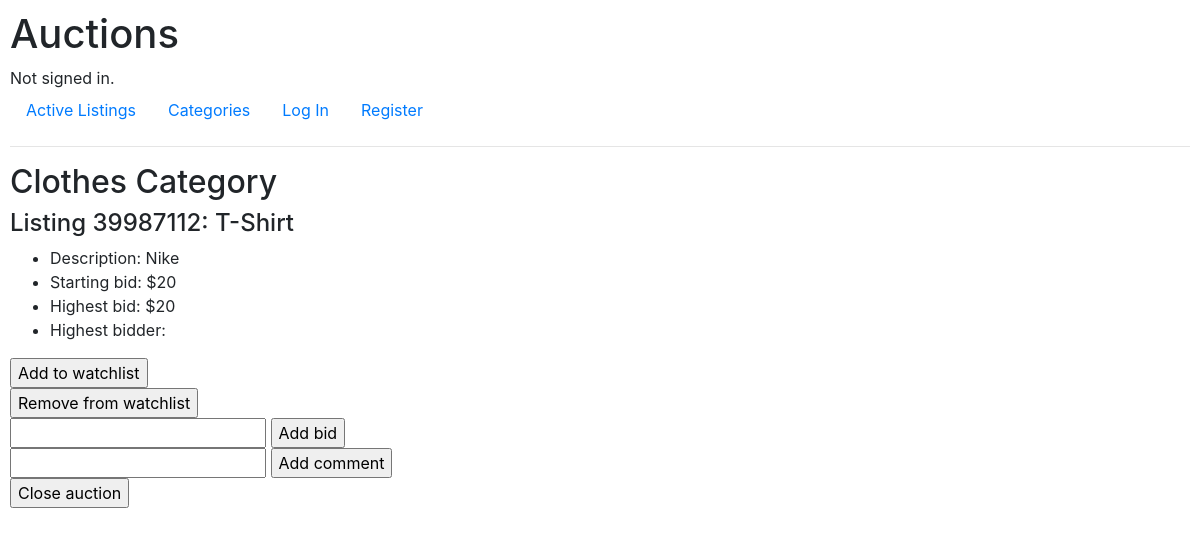
The page /39987112/listing_details on the database as committed earlier.
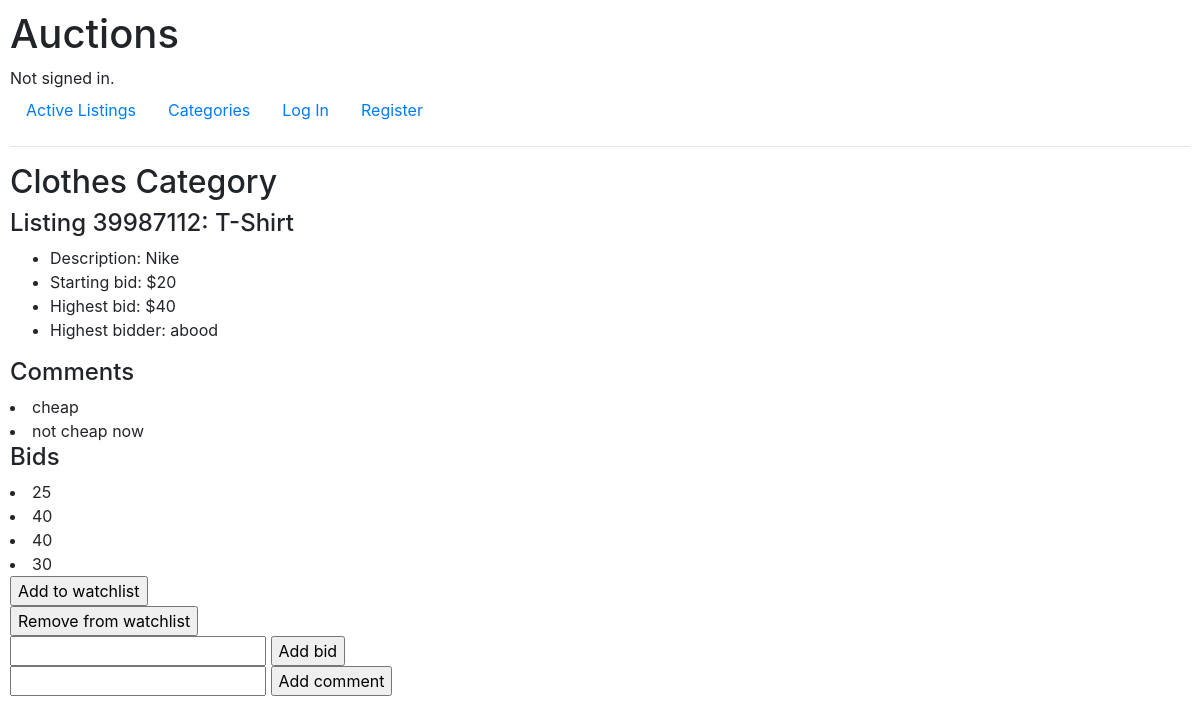
The same page on the database as committed later.
### auctions/models.py (models this page shows)
class Bid(models.Model):
    bid_id = models.AutoField(primary_key=True)
    listing_id = models.ForeignKey(Listing, on_delete=models.CASCADE, related_name="bids")
    price = models.IntegerField()
    username = models.CharField(max_length=64)

class Comment(models.Model):
    comment_id = models.AutoField(primary_key=True)
    listing_id  = models.ForeignKey(Listing, on_delete=models.CASCADE, related_name="comments")
    content = models.CharField(max_length=250)

### auctions/views.py (the view)
# urls.py: path("<int:listing_id>/listing_details", views.listing_details, name="listing_details")
def listing_details(request, listing_id):
    listing = Listing.objects.get(pk=listing_id)
    bids = Bid.objects.filter(listing_id=listing_id)
    comments = Comment.objects.filter(listing_id=listing_id)
    if Bid.objects.filter(listing_id=listing_id).count() > 0:
        highest = Bid.objects.filter(listing_id=listing_id).aggregate(Max('price'))['price__max']
        highest_bidder = Bid.objects.filter(listing_id=listing_id, price=highest).first().username
    else:
        highest = listing.price
        highest_bidder = listing.username
    if listing.username == request.user.username:
        username_is_owner = True
    else :
        username_is_owner = False
    return render(request, "auctions/listing_details.html", {
        "listing": listing,
        "owner": username_is_owner,
        "form": newTaskForm(),
        "bids": bids,
        "highest_bidder": highest_bidder,
        "highest_bid": highest,
        "comments": comments
    })

### auctions/views.py
class newTaskForm(forms.Form):
    listing_item = forms.CharField(label="")

### auctions/templates/auctions/listing_details.html (shortened to what this page needs)
{% extends "auctions/layout.html" %}
{% block body %}
<h2>{{listing.category.category}} Category</h2>
<h4>Listing {{listing.listing_id}}: {{listing.title}}</h4>
<ul>
    <li>Description: {{listing.description}}</li>
    <li>Starting bid: ${{listing.price}}</li>
    {% if highest_bid %}
    <li>Highest bid: ${{highest_bid}}</li>
    {% else %}
    <li>Highest bid: ${{listing.price}}</li>
    {% endif %}
    <li>Highest bidder: {{highest_bidder}}</li>
</ul>
{% if comments %}
<h4>Comments</h4>
{% for comment in comments %}
<li>{{comment.content}}</li>
{% endfor %}
{% endif %}
{% if bids %}
<h4>Bids</h4>
{% for bid in bids %}
<li>{{bid.price}}</li>
{% endfor %}
{% endif %}
<form action="{% url 'add_to_watchlist' listing.listing_id %}" method="post">
    <input type="submit" , value="Add to watchlist">
</form>
<form action="{% url 'remove_from_watchlist' listing.listing_id %}" method="post">
    <input type="submit" , value="Remove from watchlist">
</form>
<form action="{% url 'add_bid' listing.listing_id %}" method="post">
    <input type="text" name="bid">
    <input id="bid" type="submit" , value="Add bid">
</form>
<form action="{% url 'add_comment' listing.listing_id %}" method="post">
    <input type="text" name="comment">
    <input id="comment" type="submit" , value="Add comment">
</form>
{% if owner and not closed %}
<form action="{% url 'close_auction' listing.listing_id %}" method="post">
    <input id="close" type="submit" , value="Close auction">
</form>
{% endif %}
{% endblock %}

Rows that differ between the two databases and show on the page:
added Bid: username "abood", price "40"
added Comment: content "cheap"
added Comment: content "not cheap now"
added Bid: price "25"
added Bid: price "40"
added Bid: price "30"
Other text that changed with them:
{{ highest_bid }}: "20" → "40"
form field value: "Close auction" → (not shown)
text now shown: "Comments Bids"
